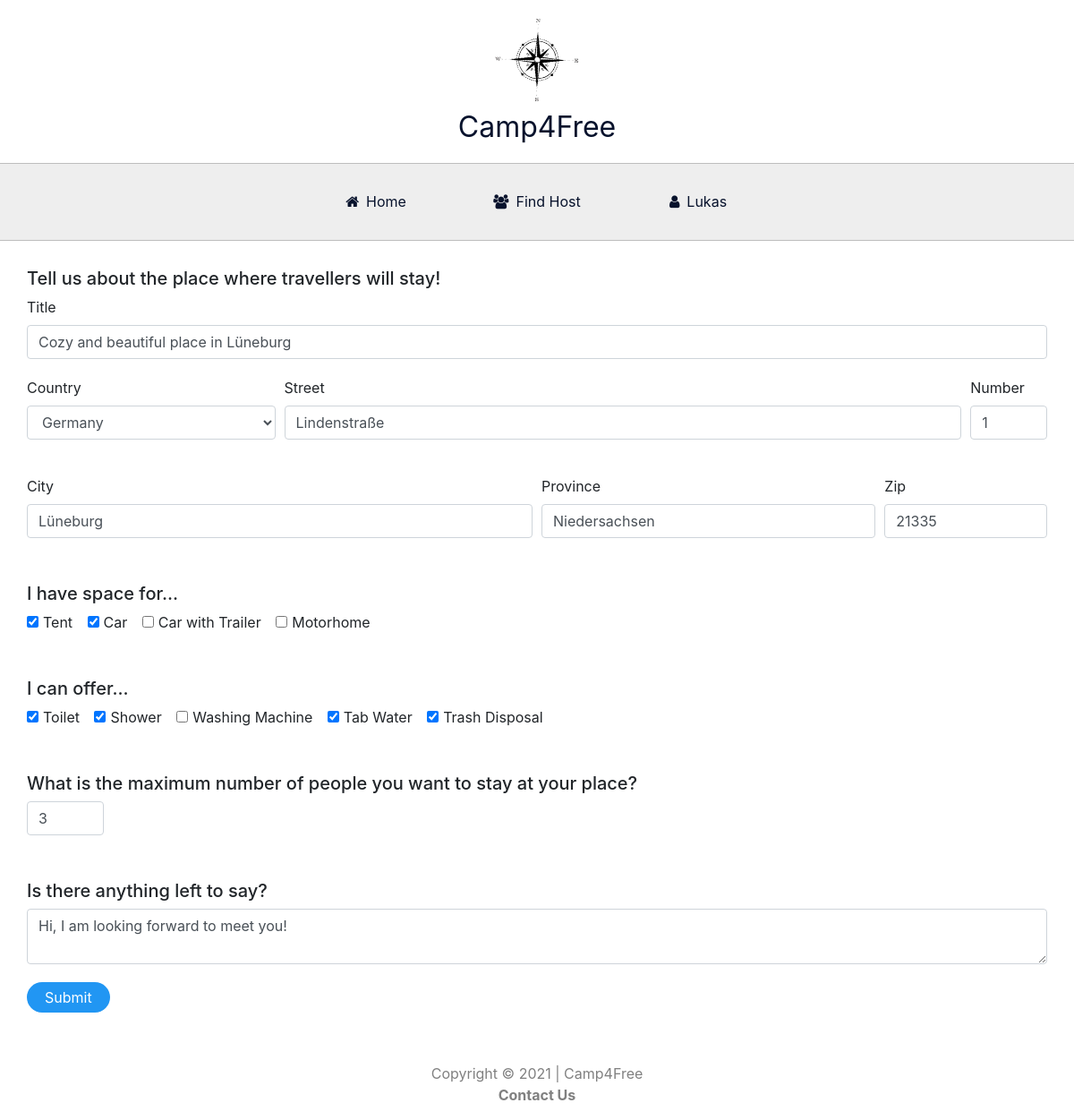
The app's page /updatehost (signed in) with its own data.
### website/models.py (models this page shows, shortened)
class User(db.Model, UserMixin):
    id = db.Column(db.Integer, primary_key=True)
    firstname = db.Column(db.String(50), nullable = False)
    surname = db.Column(db.String(50), nullable = False)
    age = db.Column(db.String(3))
    gender = db.Column(db.String(20))
    countryresidence = db.Column(db.String(30))
    language1 = db.Column(db.String(30), nullable = False)
    language2 = db.Column(db.String(30), nullable = False)
    language3 = db.Column(db.String(30), nullable = False)
    email = db.Column(db.String(50), unique=True, nullable = False)
    phonenumber = db.Column(db.String(20), nullable = False)
    password = db.Column(db.String(60), nullable = False)
    date = db.Column(db.DateTime(timezone=True), default=func.now())
    image_file = db.Column(db.String(20), nullable = False, default='default.jpeg')
    host = db.relationship('Host', backref='provider', lazy=True)
    traveller = db.relationship('Traveller', backref='passenger', lazy=True)

class Host(db.Model, UserMixin):
    id = db.Column(db.Integer, primary_key=True)
    title = db.Column(db.String(30), nullable = False)
    country = db.Column(db.String(30), nullable = False)
    street = db.Column(db.String(50), nullable = False)
    housenumber = db.Column(db.String(6), nullable = False)
    city = db.Column(db.String(30), nullable = False)
    state = db.Column(db.String(30), nullable = False)
    zipcode = db.Column(db.String(10), nullable = False)
    maximumpeople = db.Column(db.String(2), nullable = False)
    h_tent = db.Column(db.String(6))
    h_car = db.Column(db.String(6))
    h_cartrailer = db.Column(db.String(6))
    h_motorhome = db.Column(db.String(6))
    h_toilet = db.Column(db.String(20))
    h_shower = db.Column(db.String(20))
    h_washingmachine = db.Column(db.String(20))
    h_water = db.Column(db.String(6))
    h_trash = db.Column(db.String(6))
    h_note = db.Column(db.String(5000))
    date = db.Column(db.DateTime(timezone=True), default=func.now())
    on_off = db.Column(db.String(6), default='On')
    user_id = db.Column(db.Integer, db.ForeignKey('user.id'), nullable = False)

### website/auth.py (the view, shortened to what this page needs)
@auth.route('/updatehost', methods=['GET', 'POST'])
@login_required
def updatehost():
    hostvalue = Host.query.filter_by(user_id = current_user.id).first()
    title = request.form.get('title')
    country = request.form.get('country')
    street = request.form.get('street')
    housenumber = request.form.get('housenumber')
    city = request.form.get('city')
    state = request.form.get('state')
    zipcode = request.form.get('zipcode')
    maximumpeople = request.form.get('maximumpeople')
    h_tent = request.form.get('h_tent')
    h_car = request.form.get('h_car')
    h_cartrailer = request.form.get('h_cartrailer')
    h_motorhome = request.form.get('h_motorhome')
    h_toilet = request.form.get('h_toilet')
    h_shower = request.form.get('h_shower')
    h_washingmachine = request.form.get('h_washingmachine')
    h_water = request.form.get('h_water')
    h_trash = request.form.get('h_trash')
    h_note = request.form.get('h_note')
    return render_template("updatehost.html", user=current_user, host1=hostvalue)

### website/__init__.py (called while the page is built)
def create_app():
    from .views import views
    from .auth import auth
    app.register_blueprint(views, url_prefix='/')
    app.register_blueprint(auth, url_prefix='/')
    from .models import User, Host, Traveller
    create_database(app)
    login_manager = LoginManager()
    login_manager.login_view = 'auth.login'
    login_manager.init_app(app)
    @login_manager.user_loader
    def load_user(id):
        return User.query.get(int(id))
    return app

### website/templates/updatehost.html (shortened to what this page needs)
{% extends "base.html" %}
{% block content %}
<form method="POST">
  <div class="hostblock">
    <h5>Tell us about the place where travellers will stay!</h5>
      <div class="form-group">
        <label for="title">Title</label>
        <input type="text" class="form-control" id="title" name="title" value="{{ host1.title }}">
      </div>
      <div class="form-row">
        <div class="form-group col-md-3">
          <label for="country">Country</label>
          <select id="country" class="form-control" name="country">
              <option selected>{{ host1.country }}</option>
          </select>
        </div>
          <div class="form-group col-md-8">
            <label for="street">Street</label>
            <input type="text" class="form-control" id="street" name="street" value="{{ host1.street }}">
          </div>
          <div class="form-group col-md-1">
            <label for="housenumber">Number</label>
            <input type="text" class="form-control" id="housenumber" name="housenumber" value="{{ host1.housenumber }}">
          </div>
      </div>
      <div class="form-row">
          <div class="form-group col-md-6">
            <label for="city">City</label>
            <input type="text" class="form-control" id="city" name="city" value="{{ host1.city }}">
          </div>
          <div class="form-group col-md-4">
              <label for="state">Province</label>
              <input type="text" class="form-control" id="state" name="state" value="{{ host1.state }}">
          </div>
          <div class="form-group col-md-2">
            <label for="zipcode">Zip</label>
            <input type="text" class="form-control" id="zipcode" name="zipcode" value="{{ host1.zipcode }}">
          </div>
      </div>
      <h5>I have space for...</h5>
      <div class="form-group">
        <div class="form-check form-check-inline">
          {% if host1.h_tent == "Yes" %}
          <input class="form-check-input" type="checkbox" id="h_tent" value="Yes" name="h_tent" checked>
          <label class="form-check-label" for="h_tent">Tent</label>
          {% else %}
          <input class="form-check-input" type="checkbox" id="h_tent" value="Yes" name="h_tent">
          <label class="form-check-label" for="h_tent">Tent</label>
          {% endif %}
        </div>
        <div class="form-check form-check-inline">
          {% if host1.h_car == "Yes" %}
          <input class="form-check-input" type="checkbox" id="h_car" value="Yes" name="h_car" checked>
          <label class="form-check-label" for="h_car">Car</label>
          {% else %}
          <input class="form-check-input" type="checkbox" id="h_car" value="Yes" name="h_car">
          <label class="form-check-label" for="h_car">Car</label>
          {% endif %}
        </div>
        <div class="form-check form-check-inline">
          {% if host1.h_cartrailer == "Yes" %}
          <input class="form-check-input" type="checkbox" id="h_cartrailer" value="Yes" name="h_cartrailer" checked>
          <label class="form-check-label" for="h_cartrailer">Car with Trailer</label>
          {% else %}
          <input class="form-check-input" type="checkbox" id="h_cartrailer" value="Yes" name="h_cartrailer">
          <label class="form-check-label" for="h_cartrailer">Car with Trailer</label>
          {% endif %}
        </div>
        <div class="form-check form-check-inline">
          {% if host1.h_motorhome == "Yes" %}
          <input class="form-check-input" type="checkbox" id="h_motorhome" value="Yes" name="h_motorhome" checked>
          <label class="form-check-label" for="h_motorhome">Motorhome</label>
          {% else %}
          <input class="form-check-input" type="checkbox" id="h_motorhome" value="Yes" name="h_motorhome">
          <label class="form-check-label" for="h_motorhome">Motorhome</label>
          {% endif %}
        </div>
      </div>
      <h5>I can offer...</h5>
      <div class="form-group">
        <div class="form-check form-check-inline">
          {% if host1.h_toilet == "Yes" %}
          <input class="form-check-input" type="checkbox" id="h_toilet" value="Yes" name="h_toilet" checked>
          <label class="form-check-label" for="h_toilet">Toilet</label>
          {% else %}
          <input class="form-check-input" type="checkbox" id="h_toilet" value="Yes" name="h_toilet">
          <label class="form-check-label" for="h_toilet">Toilet</label>
          {% endif %}
        </div>
        <div class="form-check form-check-inline">
          {% if host1.h_shower == "Yes" %}
          <input class="form-check-input" type="checkbox" id="h_shower" value="Yes" name="h_shower" checked>
          <label class="form-check-label" for="h_shower">Shower</label>
          {% else %}
          <input class="form-check-input" type="checkbox" id="h_shower" value="Yes" name="h_shower">
          <label class="form-check-label" for="h_shower">Shower</label>
          {% endif %}
        </div>
        <div class="form-check form-check-inline">
          {% if host1.h_washingmachine == "Yes" %}
          <input class="form-check-input" type="checkbox" id="h_washingmachine" value="Yes" name="h_washingmachine" checked>
          <label class="form-check-label" for="h_washingmachine">Washing Machine</label>
          {% else %}
          <input class="form-check-input" type="checkbox" id="h_washingmachine" value="Yes" name="h_washingmachine">
          <label class="form-check-label" for="h_washingmachine">Washing Machine</label>
          {% endif %}
        </div>
        <div class="form-check form-check-inline">
          {% if host1.h_water == "Yes" %}
          <input class="form-check-input" type="checkbox" id="h_water" value="Yes" name="h_water" checked>
          <label class="form-check-label" for="h_water">Tab Water</label>
          {% else %}
          <input class="form-check-input" type="checkbox" id="h_water" value="Yes" name="h_water">
          <label class="form-check-label" for="h_water">Tab Water</label>
          {% endif %}
        </div>
        <div class="form-check form-check-inline">
          {% if host1.h_trash == "Yes" %}
          <input class="form-check-input" type="checkbox" id="h_trash" value="Yes" name="h_trash" checked>
          <label class="form-check-label" for="h_trash">Trash Disposal</label>
          {% else %}
          <input class="form-check-input" type="checkbox" id="h_trash" value="Yes" name="h_trash">
          <label class="form-check-label" for="h_trash">Trash Disposal</label>
          {% endif %}
        </div>
      </div>
      <h5>What is the maximum number of people you want to stay at your place?</h5>
      <div class="form-row">
          <div class="form-group col-md-1">
              <input type="number" class="form-control" id="maximumpeople" name="maximumpeople" value="{{ host1.maximumpeople }}">
          </div>
      </div>
      <h5>Is there anything left to say?</h5>
      <div class="notesfield">
        <textarea name="h_note" id="h_note" class="form-control">{{ host1.h_note }}</textarea>
      </div>
      <a href="#">
          <button name="submitbutton" type="submit" class="edit">Submit</button>
      </a>
  </div>
</form>
{% endblock %}

### website/templates/base.html (shortened to what this page needs)
<!DOCTYPE html>
<html>
    <head>
        <link rel="stylesheet" href="{{ url_for('static', filename='style.css') }}">
        <link rel="stylesheet" href="https://use.fontawesome.com/releases/v5.15.2/css/all.css">
        <link rel="stylesheet" href="https://use.fontawesome.com/releases/v5.15.2/css/v4-shims.css">
        <link
        rel="stylesheet"
        href="https://stackpath.bootstrapcdn.com/bootstrap/4.4.1/css/bootstrap.min.css"
        />
        <link
        rel="stylesheet"
        href="https://stackpath.bootstrapcdn.com/font-awesome/4.7.0/css/font-awesome.min.css"
        />
        <link rel="stylesheet" href="https://maxcdn.bootstrapcdn.com/bootstrap/4.0.0/css/bootstrap.min.css">
    </head>
    <body>
        <div id="top">
            <div id="logo">
                <img src="static/img/compass.png" alt="Compass">
            </div>
            <div id="logo-name">Camp4Free</div>
        </div>
        <div class="menu-bar">
            <ul>
                <li><a href="/"><i class="fa fa-home"></i>Home</a></li>
                <li><a href="{{ url_for('views.find_host') }}"><i class="fa fa-users"></i>Find Host</a></li>
                {% if user.is_authenticated %}
                <li><a href="{{ url_for('views.account') }}"><i class="fa fa-user"></i>{{current_user.firstname}}</a>
                {% endif %}
            </ul>
        </div>
        <div class="content">
            {% block content %}
            {% endblock %}
        </div>
        <div class="footer">
            Copyright © 2021 | Camp4Free
            <a href="{{ url_for('views.contact') }}" style="color:grey; font-weight: bold;">Contact Us</a>
        </div>
    </body>
</html>

### website/static/style.css (style rules this page uses)
* { padding: 0px; margin: 0px; box-sizing: border-box; }
body { font-family: sans-serif; }
#top { text-align: center; }
#logo { display: inline-block; margin-top: 16px; }
#logo img { height: 101.55px; width: 138px; transform: rotate(348deg); }
#logo-name { font-size: 32px; color: rgb(7, 18, 44); margin-bottom: 16px; }
.menu-bar { background-color:rgb(238, 238, 238); text-align: center; border-top: solid 1px rgb(190, 190, 190); border-bottom: solid 1px rgb(190, 190, 190); }
.menu-bar ul { display: inline-flex; list-style: none; color: rgb(7, 18, 44); }
.menu-bar ul li { width: 150px; margin: 15px; margin-bottom: 0px; padding: 15px; }
.menu-bar ul li a { text-decoration: none; color: rgb(7, 18, 44); }
.menu-bar .fa { margin-right: 8px; }
.footer { text-align: center; color: grey; padding: 16px; }
.hostblock { margin: 30px; }
.hostblock div { margin-bottom: 20px; }
.hostblock h5 { margin-top: 30px; }
.edit { background-color: #2196F3; border: none; color: white; padding: 5px 20px; text-align: center; text-decoration: none; display: inline-block; font-size: 16px; border-radius: 34px; margin-bottom: 10px; }
img { image-orientation: from-image; }

### records on screen
User: firstname "Lukas"
Host: title "Cozy and beautiful place in Lüneburg", country "Germany", street "Lindenstraße", housenumber "1", city "Lüneburg", state "Niedersachsen", zipcode "21335", maximumpeople "3", h_note "Hi, I am looking forward to meet you!"
